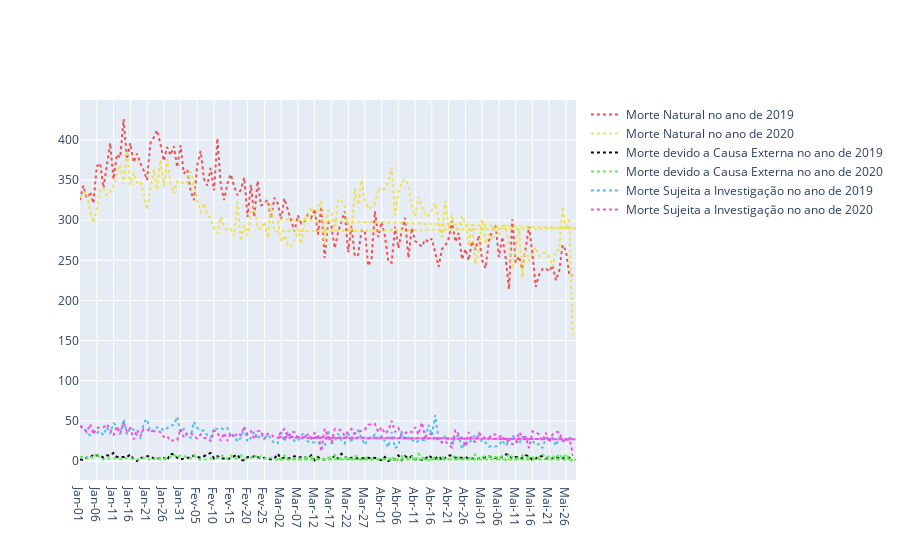

Source (notebook cell):
### Code cell
import plotly.offline as py
import plotly.graph_objs as go
py.init_notebook_mode(connected=True)

trace1 = go.Scatter(x = dados.loc[0:147]['Data (mm-dd)'],
                    y = dados.loc[0:147]['Morte natural'],
                    mode = 'lines',
                    name = 'Morte Natural no ano de 2019',
                    line = {'color': '#ee5253',
                            'dash': 'dot'})
# Gráfico de apenas linhas
trace3 = go.Scatter(x = dados.loc[0:147]['Data (mm-dd)'],
                    y = dados.loc[0:147]['Causa externa'],
                    mode = 'lines',
                    name = 'Morte devido a Causa Externa no ano de 2019',
                    line = {'color': '#0d0b0d',
                            'dash': 'dot'})

trace5 = go.Scatter(x = dados.loc[0:147]['Data (mm-dd)'],
                    y = dados.loc[0:147]['Sujeito a investigação'],
                    mode = 'lines',
                    name = 'Morte Sujeita a Investigação no ano de 2019',
                    line = {'color': '#52bdee',
                            'dash': 'dot'})

trace2 = go.Scatter(x = dados2['Data (mm-dd)'],
                    y = dados2['Morte natural'],
                    mode = 'lines',
                    name = 'Morte Natural no ano de 2020',
                    line = {'color': '#eee152',
                            'dash': 'dot'})

trace4 = go.Scatter(x = dados2['Data (mm-dd)'],
                    y = dados2['Causa externa'],
                    mode = 'lines',
                    name = 'Morte devido a Causa Externa no ano de 2020',
                    line = {'color': '#5fee52',
                            'dash': 'dot'})

trace6 = go.Scatter(x = dados2['Data (mm-dd)'],
                    y = dados2['Sujeito a investigação'],
                    mode = 'lines',
                    name = 'Morte Sujeita a Investigação no ano de 2020',
                    line = {'color': '#ee52e4',
                            'dash': 'dot'})

data = [trace1, trace2, trace3, trace4, trace5, trace6]
py.iplot(data)

### Figure 1 — Plotly figure (JSON) as saved in the notebook; plotly's stock layout.template omitted (floating-point values rounded to 4 significant figures; data arrays with more than 128 entries replaced by an {"elided": "..."} marker saying what was removed)
{"data": [{"line": {"color": "#ee5253", "dash": "dot"}, "mode": "lines", "name": "Morte Natural no ano de 2019", "type": "scatter", "x": {"elided": "148 str values"}, "y": {"elided": "148 int values"}}, {"line": {"color": "#eee152", "dash": "dot"}, "mode": "lines", "name": "Morte Natural no ano de 2020", "type": "scatter", "x": {"elided": "149 str values"}, "y": {"elided": "149 int values"}}, {"line": {"color": "#0d0b0d", "dash": "dot"}, "mode": "lines", "name": "Morte devido a Causa Externa no ano de 2019", "type": "scatter", "x": {"elided": "148 str values"}, "y": {"elided": "148 int values"}}, {"line": {"color": "#5fee52", "dash": "dot"}, "mode": "lines", "name": "Morte devido a Causa Externa no ano de 2020", "type": "scatter", "x": {"elided": "149 str values"}, "y": {"elided": "149 int values"}}, {"line": {"color": "#52bdee", "dash": "dot"}, "mode": "lines", "name": "Morte Sujeita a Investigação no ano de 2019", "type": "scatter", "x": {"elided": "148 str values"}, "y": {"elided": "148 int values"}}, {"line": {"color": "#ee52e4", "dash": "dot"}, "mode": "lines", "name": "Morte Sujeita a Investigação no ano de 2020", "type": "scatter", "x": {"elided": "149 str values"}, "y": {"elided": "149 int values"}}], "layout": {}}
